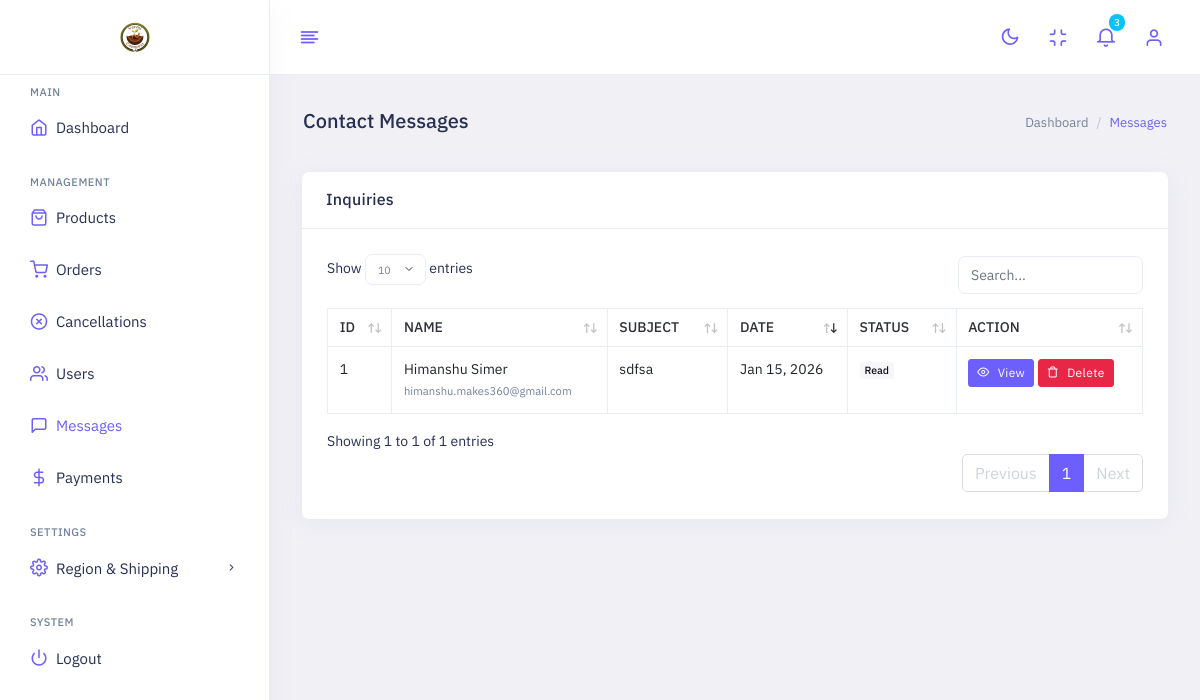
Page /admin/contact_messages.php (signed in) on the committed database.
### tables this page shows
CREATE TABLE `contact_messages` (
  `id` int(6) UNSIGNED NOT NULL,
  `name` varchar(100) NOT NULL,
  `email` varchar(100) NOT NULL,
  `phone` varchar(20) DEFAULT NULL,
  `subject` varchar(255) DEFAULT NULL,
  `message` text NOT NULL,
  `is_read` tinyint(1) DEFAULT 0,
  `created_at` timestamp NOT NULL DEFAULT current_timestamp()
);

### admin/contact_messages.php (the view, shortened to what this page needs)
<!doctype html>
<html lang="en" dir="ltr">
<head>
    <link id="style" href="assets/plugins/bootstrap/css/bootstrap.min.css" rel="stylesheet">
    <link href="assets/css/style.css" rel="stylesheet">
    <link href="assets/css/plugins.css" rel="stylesheet">
    <link href="assets/css/icons.css" rel="stylesheet">
    <link href="assets/switcher/css/switcher.css" rel="stylesheet">
    <link href="assets/switcher/demo.css" rel="stylesheet">
</head>
<body class="app sidebar-mini ltr light-mode">
    <div class="page">
        <div class="page-main">
            <?php include 'includes/header.php'; ?>
            <?php include 'includes/sidebar.php'; ?>
            <div class="main-content app-content mt-0">
                <div class="side-app">
                    <div class="main-container container-fluid">
                        <div class="page-header">
                            <h1 class="page-title">Contact Messages</h1>
                            <div>
                                <ol class="breadcrumb">
                                    <li class="breadcrumb-item"><a href="index.php">Dashboard</a></li>
                                    <li class="breadcrumb-item active" aria-current="page">Messages</li>
                                </ol>
                            </div>
                        </div>
                        <div class="row">
                            <div class="col-lg-12">
                                <div class="card">
                                    <div class="card-header">
                                        <h3 class="card-title">Inquiries</h3>
                                    </div>
                                    <div class="card-body">
                                        <div class="table-responsive">
                                            <table class="table table-bordered text-nowrap border-bottom"
                                                id="basic-datatable">
                                                <thead>
                                                    <tr>
                                                        <th class="wd-10p border-bottom-0">ID</th>
                                                        <th class="wd-20p border-bottom-0">Name</th>
                                                        <th class="wd-20p border-bottom-0">Subject</th>
                                                        <th class="wd-15p border-bottom-0">Date</th>
                                                        <th class="wd-10p border-bottom-0">Status</th>
                                                        <th class="wd-20p border-bottom-0">Action</th>
                                                    </tr>
                                                </thead>
                                                <tbody>
                                                    <?php
                                                    $sql = "SELECT * FROM contact_messages ORDER BY created_at DESC";
                                                    $result = $conn->query($sql);
                                                    if ($result && $result->num_rows > 0) {
                                                        while ($row = $result->fetch_assoc()) {
                                                            echo "<tr>";
                                                            echo "<td>" . $row['id'] . "</td>";
                                                            echo "<td>" . htmlspecialchars($row['name']) . "<br><small class='text-muted'>" . htmlspecialchars($row['email']) . "</small></td>";
                                                            echo "<td>" . htmlspecialchars($row['subject']) . "</td>";
                                                            echo "<td>" . date('M d, Y', strtotime($row['created_at'])) . "</td>";
                                                            $status = $row['is_read'] ? '<span class="badge bg-light text-dark">Read</span>' : '<span class="badge bg-primary">Unread</span>';
                                                            echo "<td>" . $status . "</td>";
                                                            echo "<td>
                                                                    <a href='message_details.php?id=" . $row['id'] . "' class='btn btn-sm btn-primary'><i class='fe fe-eye me-2'></i>View</a>
                                                                    <a href='delete_message.php?id=" . $row['id'] . "' class='btn btn-sm btn-danger' onclick=\"return confirm('Delete this message?');\"><i class='fe fe-trash me-2'></i>Delete</a>
                                                                  </td>";
                                                            echo "</tr>";
                                                        }
                                                    }
                                                    ?>
                                                </tbody>
                                            </table>
                                        </div>
                                    </div>
                                </div>
                            </div>
                        </div>
                    </div>
                </div>
            </div>
        </div>
    </div>
</body>
</html>

### rows in the picture
contact_messages: id "1", name "Himanshu Simer", email "himanshu.makes360@gmail.com", subject "sdfsa", created_at "Jan 15, 2026", is_read "Read"

### other values in the picture
$unread_count "3"
